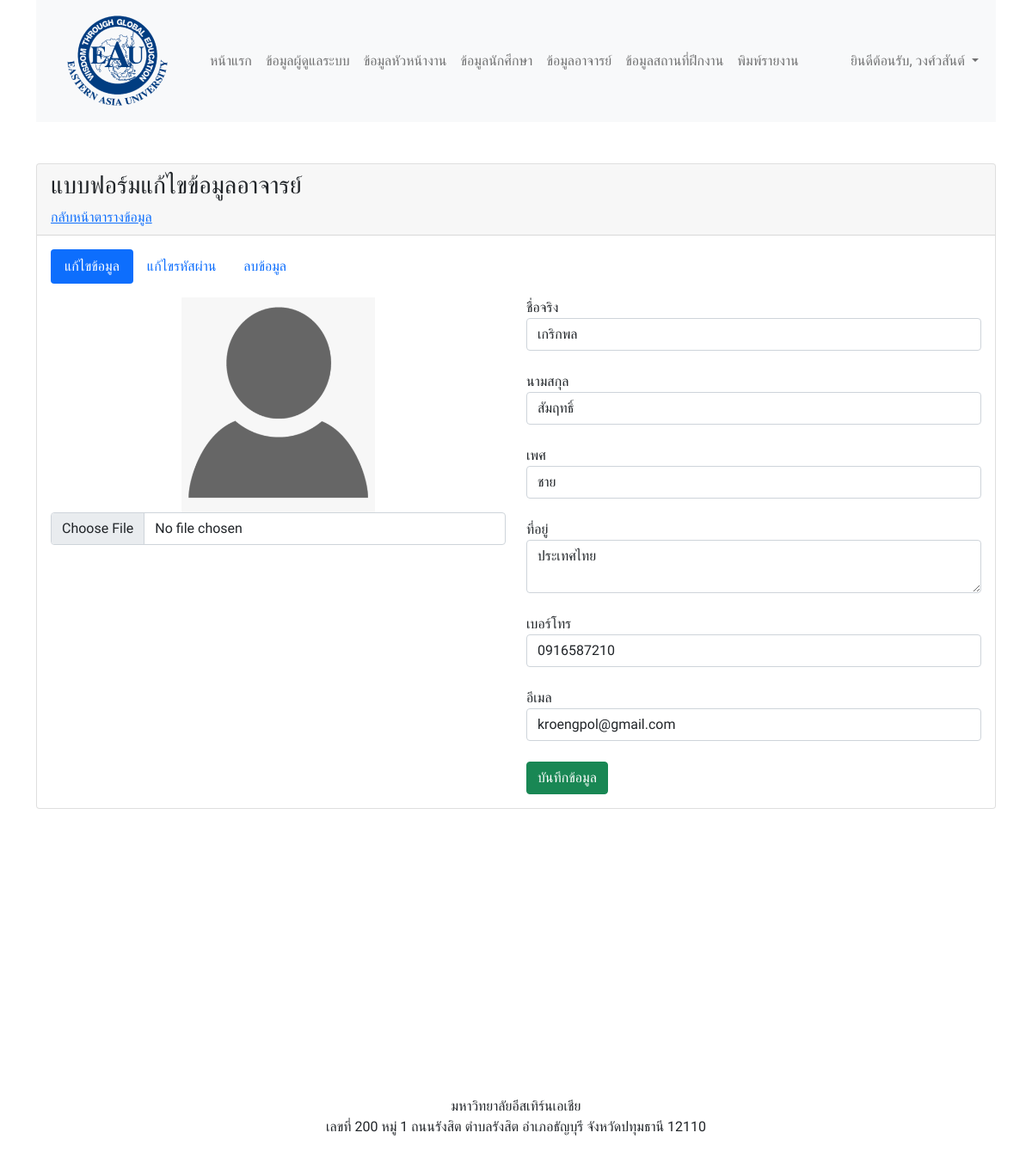
The app's page /teacher_edit_form.php?id=1 (signed in) with its own data.
### tables this page shows
CREATE TABLE `teachers` (
  `tch_id` int(11) NOT NULL COMMENT 'รหัส',
  `tch_email` varchar(255) NOT NULL COMMENT 'อีเมล',
  `tch_password` varchar(255) NOT NULL COMMENT 'รหัสผ่าน',
  `tch_firstname` varchar(255) NOT NULL COMMENT 'ชื่อจริง',
  `tch_lastname` varchar(255) NOT NULL COMMENT 'นามสกุล',
  `tch_gender` varchar(255) NOT NULL COMMENT 'เพศ',
  `tch_address` text NOT NULL COMMENT 'ที่อยู่',
  `tch_tel` varchar(255) NOT NULL COMMENT 'เบอร์โทร',
  `tch_image` text NOT NULL COMMENT 'รูปประจำตัว',
  `tch_role` varchar(255) NOT NULL DEFAULT 'อาจารย์' COMMENT 'ตำแหน่ง',
  `tch_created` timestamp NOT NULL DEFAULT current_timestamp() COMMENT 'สร้างเมื่อ',
  `tch_updated` timestamp NOT NULL DEFAULT current_timestamp() ON UPDATE current_timestamp() COMMENT 'อัพเดตล่าสุด'
);

### services/connect.php (called while the page is built, shortened)
<?php
$hostname = "localhost";
$username = "root";
$password = "";
$database = "students_eau_internship";
$conn = mysqli_connect($hostname, $username, $password, $database);
if (mysqli_connect_errno()) {
    echo "เชื่อมต่อฐานข้อมูลไม่สำเร็จ: " . mysqli_connect_error();
    exit();
} else {
    if (isset($_SESSION["AUTH_ID"])) {
        $id = $_SESSION["AUTH_ID"];
        $role = $_SESSION["AUTH_ROLE"];
        if ($role == "ผู้ดูแลระบบ") {
            $sql = "SELECT ad_email as email,ad_firstname as firstname,ad_lastname as lastname,ad_image as image FROM admins WHERE ad_id='$id'";
        } else if ($role == "หัวหน้างาน") {
            $sql = "SELECT ovs_email as email,ovs_firstname as firstname,ovs_lastname as lastname,ovs_image as image FROM overseers WHERE ovs_id='$id'";
        } else if ($role == "นักศึกษา") {
            $sql = "SELECT std_email as email,std_firstname as firstname,std_lastname as lastname,std_image as image FROM students WHERE std_id='$id'";
        } else if ($role == "อาจารย์") {
            $sql = "SELECT tch_email as email,tch_firstname as firstname,tch_lastname as lastname,tch_image as image FROM teachers WHERE tch_id='$id'";
        } else {
            echo "<script>
                alert('คุณไม่มีสิทธิ์เข้าใช้งานหน้านี้');
                window.location = 'services/logout.php'
            </script>";
        }
        $query = mysqli_query($conn, $sql);
        $user = mysqli_fetch_object($query);
    }
}

### teacher_edit_form.php (the view, shortened to what this page needs)
<?php
require_once('services/connect.php');
?>
<?php
if (isset($_GET["id"])) {
    $id = $_GET["id"];
    $sql = "SELECT * FROM teachers WHERE tch_id='$id'";
    $query = mysqli_query($conn, $sql);
    $data = mysqli_fetch_object($query);
} else {
    header("location:teacher_table.php");
}
?>
<!DOCTYPE html>
<html lang="en">
<head>
    <?php require_once('include/css.php'); ?>
</head>
<body>
    <div class="container">
        <?php require_once('include/menu.php') ?>
        <div class="row mt-5">
            <div class="col-12">
                <div class="card">
                    <div class="card-header">
                        <h3>แบบฟอร์มแก้ไขข้อมูลอาจารย์</h3>
                        <a href="teacher_table.php">กลับหน้าตารางข้อมูล</a>
                    </div>
                    <div class="card-body">
                        <ul class="nav nav-pills mb-3" id="pills-tab" role="tablist">
                            <li class="nav-item" role="presentation">
                                <button class="nav-link active" id="pills-edit-tab" data-bs-toggle="pill" data-bs-target="#pills-edit" type="button" role="tab" aria-controls="pills-edit" aria-selected="true">แก้ไขข้อมูล</button>
                            </li>
                            <li class="nav-item" role="presentation">
                                <button class="nav-link" id="pills-editPass-tab" data-bs-toggle="pill" data-bs-target="#pills-editPass" type="button" role="tab" aria-controls="pills-editPass" aria-selected="false">แก้ไขรหัสผ่าน</button>
                            </li>
                            <li class="nav-item" role="presentation">
                                <button class="nav-link" id="pills-delete-tab" data-bs-toggle="pill" data-bs-target="#pills-delete" type="button" role="tab" aria-controls="pills-delete" aria-selected="false">ลบข้อมูล</button>
                            </li>
                        </ul>
                        <div class="tab-content" id="pills-tabContent">
                            <div class="tab-pane fade show active" id="pills-edit" role="tabpanel" aria-labelledby="pills-edit-tab">
                                <form action="services/teacher_update.php" method="post" enctype="multipart/form-data">
                                    <div class="row">
                                        <div class="col-md-6 col-12 text-center">
                                            <img src="assets/images/users/<?= $data->tch_image ?>" width="225" height="250">
                                            <input type="file" class="form-control" name="image" accept="image/*">
                                        </div>
                                        <div class="col-md-6 col-12">
                                            <div class="form-group">
                                                <label>ชื่อจริง</label>
                                                <input type="text" class="form-control" name="firstname" value="<?= $data->tch_firstname ?>" required>
                                            </div>
                                            <br>
                                            <div class="form-group">
                                                <label>นามสกุล</label>
                                                <input type="text" class="form-control" name="lastname" value="<?= $data->tch_lastname ?>" required>
                                            </div>
                                            <br>
                                            <div class="form-group">
                                                <label>เพศ</label>
                                                <select class="form-control" name="gender">
                                                    <option value="ชาย" <?= ($data->tch_gender == "ชาย") ? "selected" : "" ?>>ชาย</option>
                                                </select>
                                            </div>
                                            <br>
                                            <div class="form-group">
                                                <label>ที่อยู่</label>
                                                <textarea class="form-control" name="address" required><?= $data->tch_address ?></textarea>
                                            </div>
                                            <br>
                                            <div class="form-group">
                                                <label>เบอร์โทร</label>
                                                <input type="text" class="form-control" name="tel" value="<?= $data->tch_tel ?>" required>
                                            </div>
                                            <br>
                                            <div class="form-group">
                                                <label>อีเมล</label>
                                                <input type="email" class="form-control" name="email" value="<?= $data->tch_email ?>" required>
                                            </div>
                                            <br>
                                            <div class="form-group">
                                                <button type="submit" class="btn btn-success">
                                                    บันทึกข้อมูล
                                                </button>
                                            </div>
                                        </div>
                                    </div>
                                </form>
                            </div>
                        </div>
                    </div>
                </div>
            </div>
        </div>
        <?php require_once('include/footer.php'); ?>
    </div>
</body>
</html>

### include/menu.php (shortened to what this page needs)
<?php
$location = basename($_SERVER['PHP_SELF']);
?>
<nav class="navbar navbar-expand-lg navbar-light bg-light">
    <div class="container-fluid">
        <a class="navbar-brand" href="home.php">
            <img src="assets/images/logo.png" alt="logo">
        </a>
        <div class="collapse navbar-collapse" id="navbarContent">
            <ul class="navbar-nav me-auto mb-2 mb-lg-0">
                <li class="nav-item">
                    <a class="nav-link <?= ($location == "home.php") ? "active" : "" ?>" aria-current="page" href="home.php">หน้าแรก</a>
                </li>
                <?php if (isset($_SESSION["AUTH_ID"])) : ?>
                    <?php if ($role == "ผู้ดูแลระบบ") : ?>
                        <li class="nav-item">
                            <a class="nav-link <?= ($location == "admin_table.php") ? "active" : "" ?>" href="admin_table.php">ข้อมูลผู้ดูแลระบบ</a>
                        </li>
                        <li class="nav-item">
                            <a class="nav-link <?= ($location == "overseer_table.php") ? "active" : "" ?>" href="overseer_table.php">ข้อมูลหัวหน้างาน</a>
                        </li>
                        <li class="nav-item">
                            <a class="nav-link <?= ($location == "student_table.php") ? "active" : "" ?>" href="student_table.php">ข้อมูลนักศึกษา</a>
                        </li>
                        <li class="nav-item">
                            <a class="nav-link <?= ($location == "teacher_table.php") ? "active" : "" ?>" href="teacher_table.php">ข้อมูลอาจารย์</a>
                        </li>
                        <li class="nav-item">
                            <a class="nav-link <?= ($location == "internship_place_table.php") ? "active" : "" ?>" href="internship_place_table.php">ข้อมูลสถานที่ฝึกงาน</a>
                        </li>
                        <li class="nav-item">
                            <a class="nav-link <?= ($location == "report.php") ? "active" : "" ?>" href="report.php">พิมพ์รายงาน</a>
                        </li>
                    <?php endif ?>
                <?php endif ?>
            </ul>
            <ul class="navbar-nav">
                <?php if (isset($_SESSION["AUTH_ID"])) : ?>
                    <li class="nav-item dropdown">
                        <a class="nav-link dropdown-toggle" href="#" id="navbarDropdown" role="button" data-bs-toggle="dropdown" aria-expanded="false">
                            ยินดีต้อนรับ, <?= $user->firstname ?>
                        </a>
                    </li>
                <?php else : ?>
                    <li class="nav-item">
                        <a class="nav-link <?= ($location == "login.php") ? "active" : "" ?>" href="login.php">เข้าสู่ระบบ</a>
                    </li>
                <?php endif ?>
            </ul>
        </div>
    </div>
</nav>

### assets/css/style.css (style rules this page uses)
body { font-family: "Prompt", sans-serif; }

### records on screen
teachers: tch_image (placeholder picture), firstname "เกริกพล", lastname "สัมฤทธิ์", gender "ชาย", address "ประเทศไทย", tel "0916587210", email "kroengpol@gmail.com"

### other values on screen
$user->firstname "วงศ์วสันต์"
